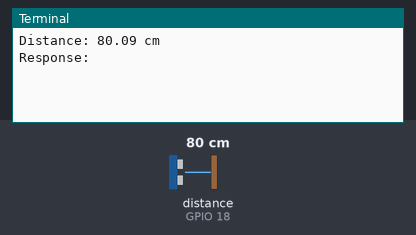
Simulated run of this program. Board: Raspberry Pi (BCM pin numbers). Shown: the last lines printed to the terminal. Inputs (shaded band) come from the test bench; at power-on: distance to the obstacle (sensor on GPIO 18) 80 cm. The echo pulse lasts 58.3 µs per cm; web requests get an empty 200 reply after 0.4 s; the clock reads 2024-03-15 10:24:30 at power-on unless the program sets it.

Above: at 1.2 s.
1.3 s: distance to the obstacle (sensor on GPIO 18) set to 2 cm
At 5.66 s:
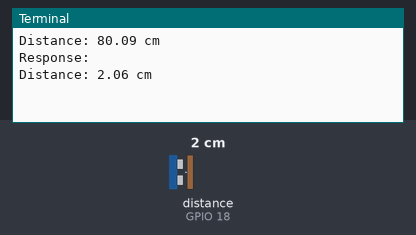
7.7 s: distance to the obstacle (sensor on GPIO 18) set to 4 cm
At 12.0 s:
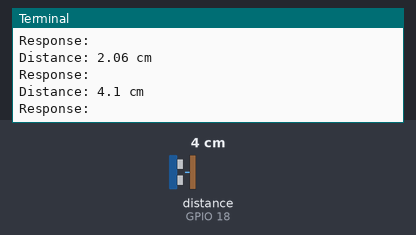
Timing chart, 0 to 13.5 s (numbered marks = the images above; inputs shaded):
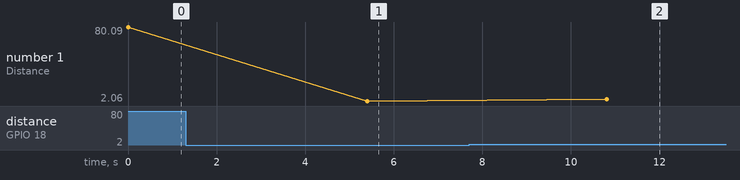

The program:

raspi_code.py
```python
import RPi.GPIO as GPIO
import time
import requests

# Define GPIO Pins
TRIG = 17
ECHO = 18

# Set GPIO mode
GPIO.setmode(GPIO.BCM)
GPIO.setup(TRIG, GPIO.OUT)
GPIO.setup(ECHO, GPIO.IN)

# Backend API URL (Replace with your actual backend URL)
API_URL = "http://130.1.74.196:5000/api/update_distance"


def get_distance():
    GPIO.output(TRIG, True)
    time.sleep(0.00001)
    GPIO.output(TRIG, False)

    while GPIO.input(ECHO) == 0:
        pulse_start = time.time()
    while GPIO.input(ECHO) == 1:
        pulse_end = time.time()

    pulse_duration = pulse_end - pulse_start
    distance = (pulse_duration * 34300) / 2  # Convert to cm
    return round(distance, 2)

try:
    while True:
        distance = get_distance()
        print(f"Distance: {distance} cm")

        # Send data to backend
        data = {"distance": distance}
        response = requests.post(API_URL, json=data)
        print("Response:", response.text)

        time.sleep(5)  # Send data every 5 seconds

except KeyboardInterrupt:
    print("Stopping...")
    GPIO.cleanup()
```

Measured:
- after the input at 1.3 s, the terminal: prints a new line after 4.1 s (image 1)
- after the input at 7.7 s, the terminal: prints a new line after 3.1 s (image 2)
- plotted number 1: 80.09 → 2.06 after the input at 1.3 s, 2.06 → 4.1 after the input at 7.7 s
